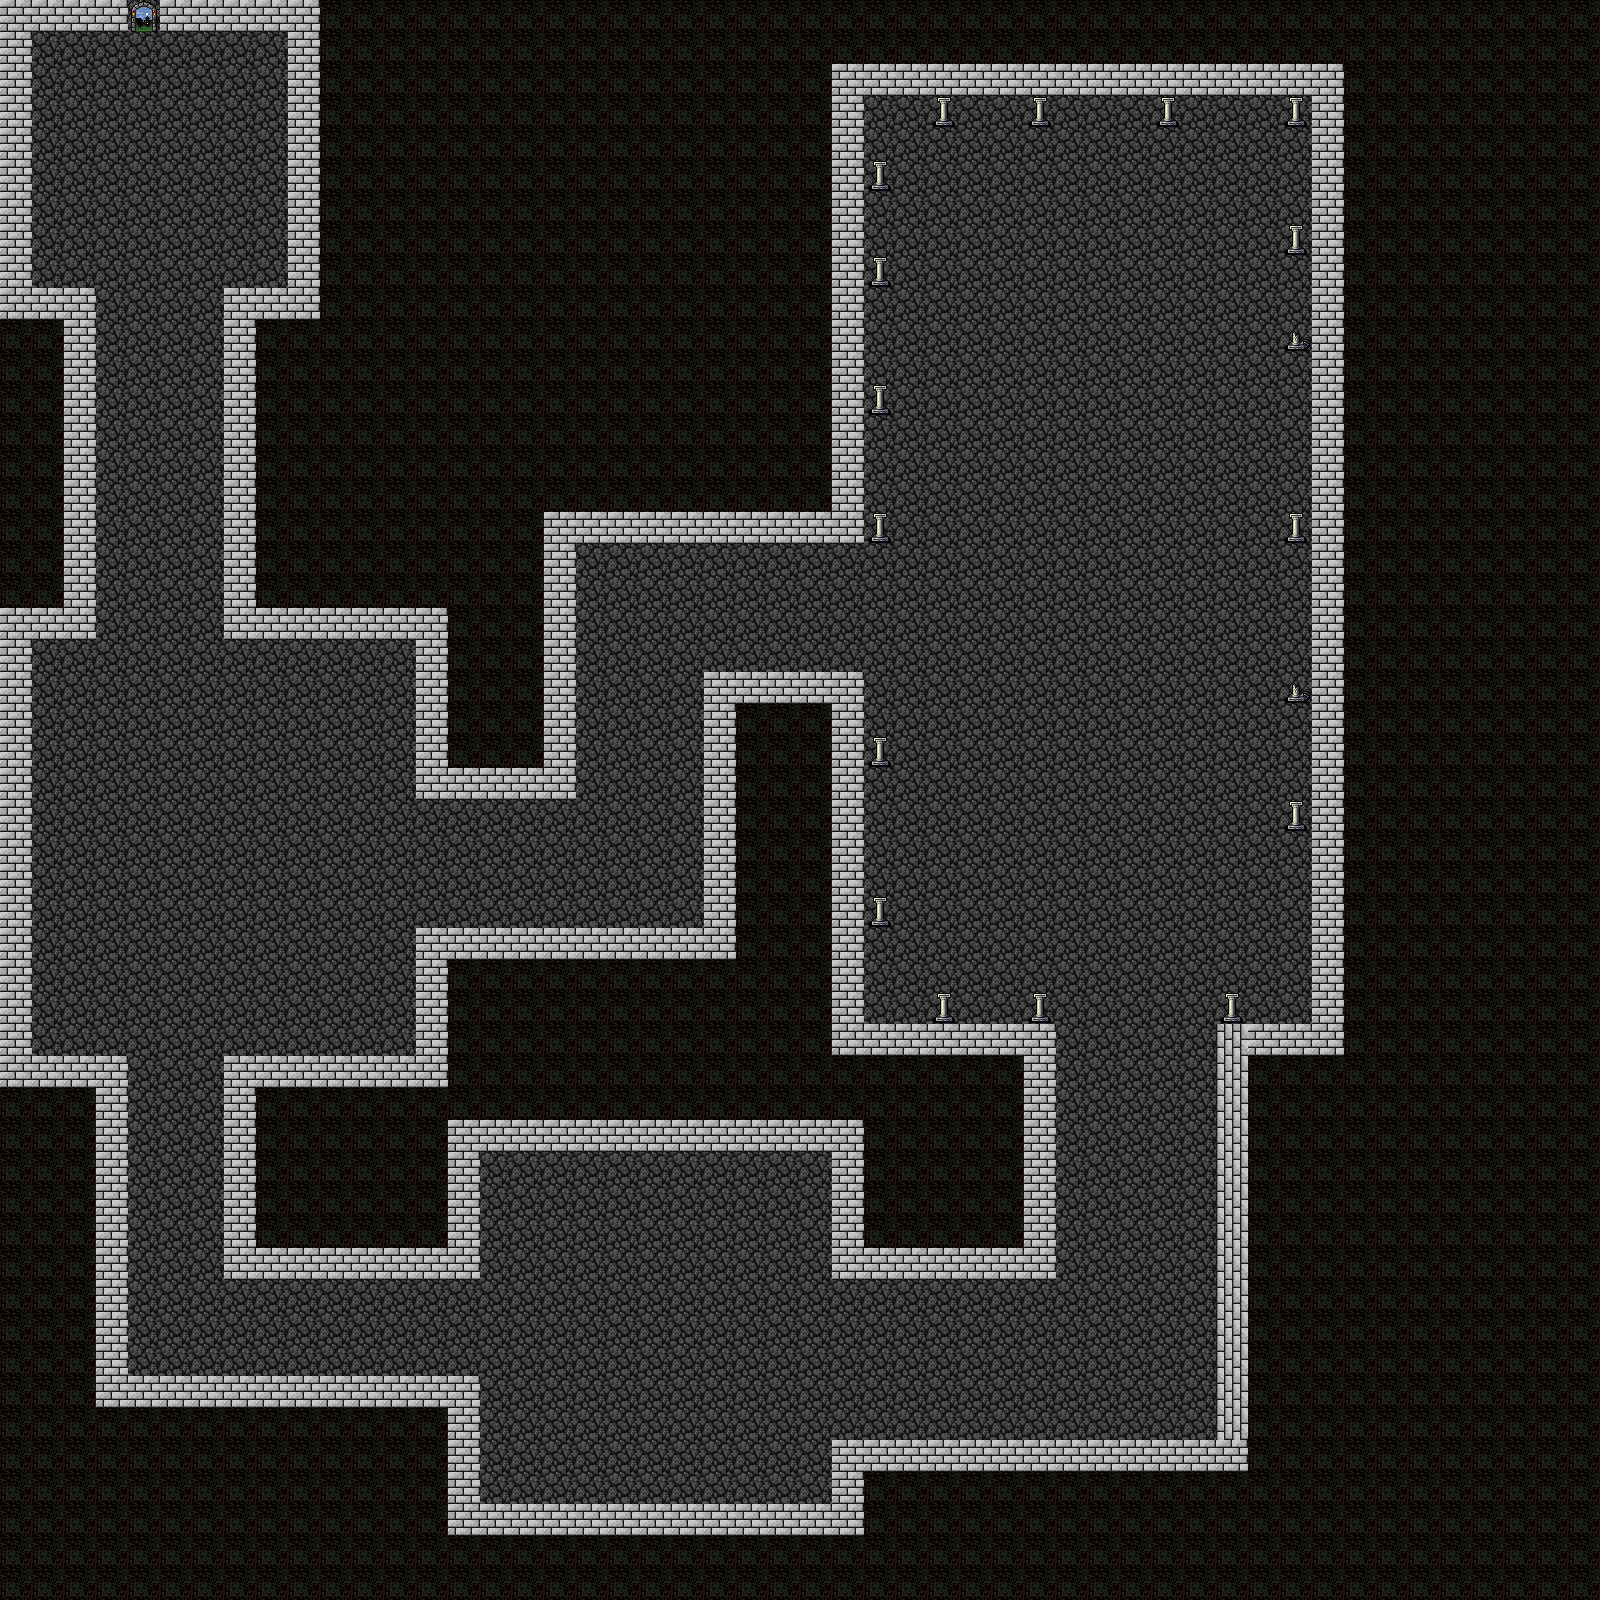

Tiled map render using the project's own tile images. Description and the map definition, with tile-layer contents summarised, below:
An orthogonal 50x50 tile map with 32x32 px tiles, 2 tile layers (background, Collision).

<map version="1.9" tiledversion="1.9.2" orientation="orthogonal" renderorder="right-down" width="50" height="50" tilewidth="32" tileheight="32" infinite="0" nextlayerid="4" nextobjectid="1">
 <tileset firstgid="1" source="background.tsx" />
 <layer id="1" name="background" width="50" height="50">
  <data>[2500 cells, 1055 non-empty, 1 distinct tile ids]</data>
 </layer>
 <layer id="3" name="Collision" width="50" height="50">
  <data>[2500 cells, 1485 non-empty, 5 distinct tile ids]</data>
 </layer>
</map>
